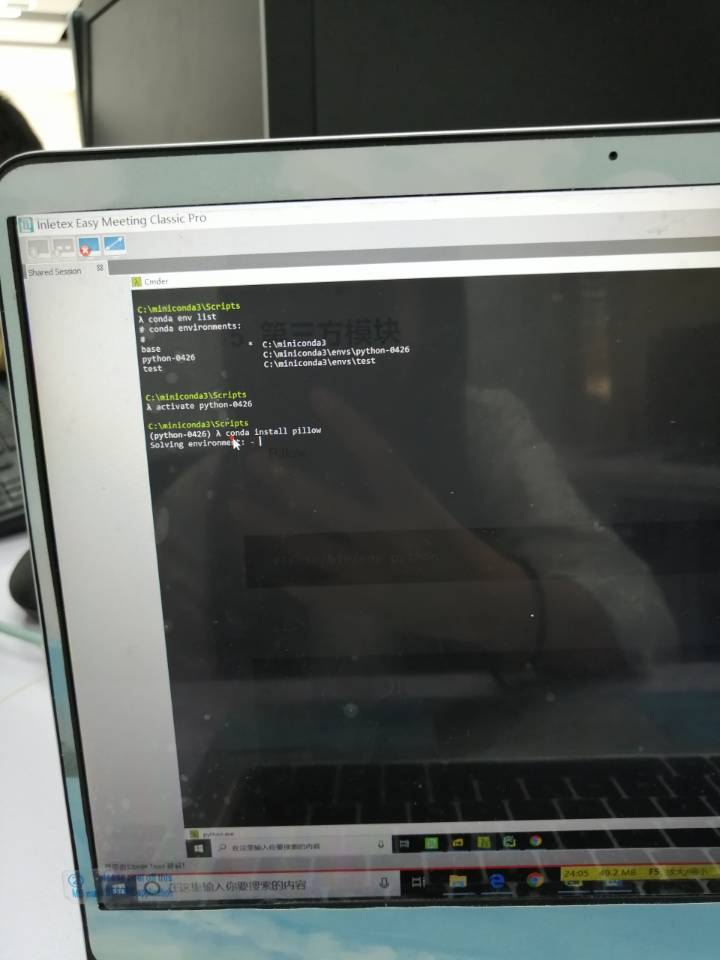
#> input picture day07/pillow.jpg, 720 x 960 px
$ python pillow_test.py
#> lines starting #> are read from the running program, lines starting #| are printed output that depends on the picture
#!/usr/bin/env python # -*- coding: UTF-8 -*-

# @Time     : 2019/5/7 15:41
# @Author   : 984185626@qq.com
# @FileName : pillow_test.py
# @GitHub   : https://github.com/zhaochenjin/zpython-0426

from PIL import Image, ImageFilter

image = Image.open('pillow.jpg')
#> image is the input picture: PIL image 720x960 RGB; mean R, G, B 95.4, 99.5, 96.4
w, h = image.size
#> w = 720; h = 960
image.thumbnail((w//2, h//2))
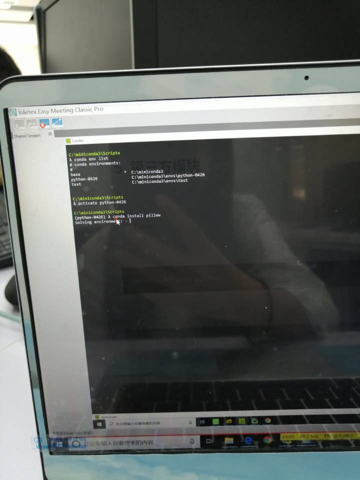
#> image: PIL image 360x480 RGB; mean R, G, B 95.4, 99.5, 96.4
image.save('new.jpg') # 另存为new.jpg

image = Image.open('pillow.jpg')
image_blur = image.filter(ImageFilter.BLUR) # 照片变模糊
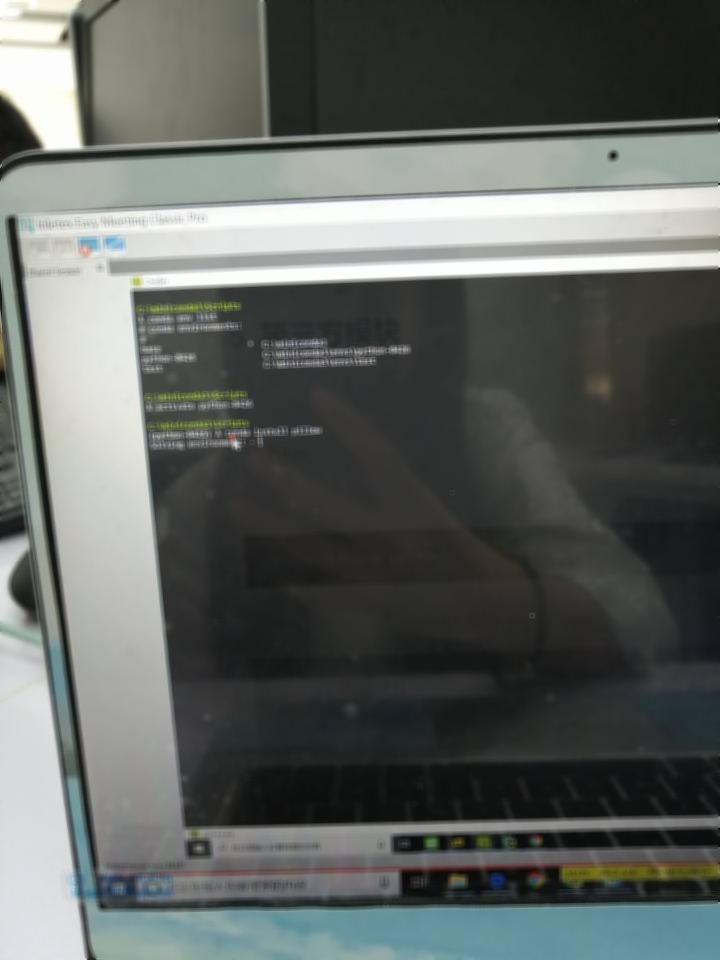
#> image_blur: PIL image 720x960 RGB; mean R, G, B 95.4, 99.5, 96.5
image_blur.save('blur.jpg')
